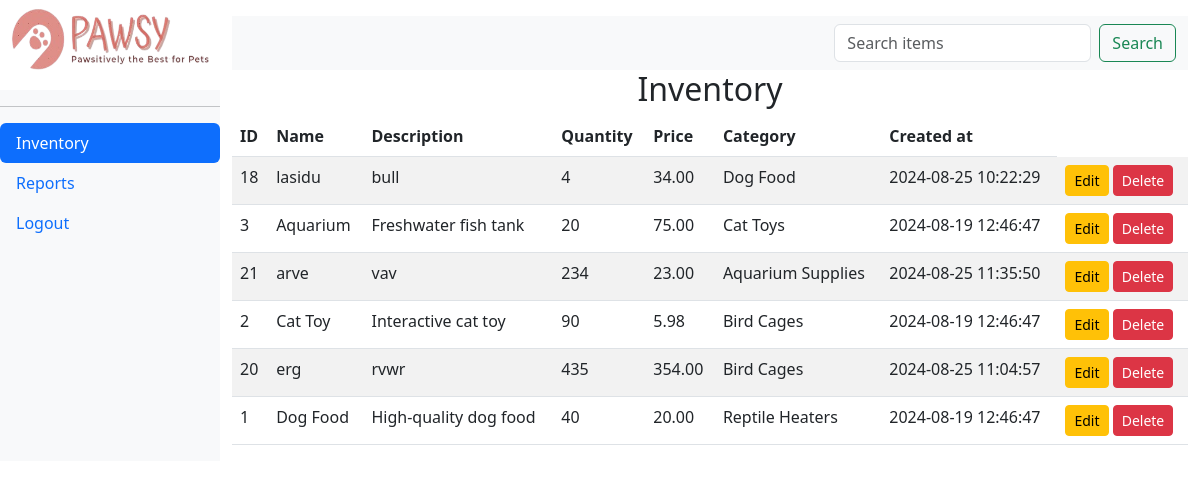
/public/inventory.php (signed in), run on the app's committed database.
### tables this page shows
CREATE TABLE `inventory` (
  `id` int(11) NOT NULL,
  `name` varchar(255) NOT NULL,
  `description` text DEFAULT NULL,
  `quantity` int(11) NOT NULL,
  `price` decimal(10,2) NOT NULL,
  `category` varchar(100) DEFAULT NULL,
  `created_at` timestamp NOT NULL DEFAULT current_timestamp()
);

CREATE TABLE `categories` (
  `id` int(11) NOT NULL,
  `name` varchar(100) NOT NULL
);

### backend/inventory.php (called while the page is built, shortened)
<?php
require '../config.php';
$searchQuery = isset($_GET['query']) ? $_GET['query'] : '';
$sql = 'SELECT i.*, c.name AS category FROM inventory i LEFT JOIN categories c ON i.category = c.name';
if (!empty($searchQuery)) {
    $sql = "SELECT * FROM inventory WHERE CONCAT(name, ' ', description, ' ', category) LIKE :query;";
    $stmt = $pdo->prepare($sql);
    $stmt->execute(['query' => '%' . $searchQuery . '%']);
} else {
    $stmt = $pdo->prepare($sql);
    $stmt->execute();
}
$items = $stmt->fetchAll(PDO::FETCH_ASSOC);

### public/inventory.php (the view, shortened to what this page needs)
<?php
require '../backend/inventory.php';
?>
<!DOCTYPE html>
<html lang="en">
<head>
    <link href="https://cdn.jsdelivr.net/npm/bootstrap@5.3.0/dist/css/bootstrap.min.css" rel="stylesheet">
</head>
<body>
    <div class="d-flex">
        <?php include 'dashboard.php'; ?>
        <div class="container-fluid mt-3">
            <nav class="navbar navbar-expand-lg navbar-light bg-light">
            <div class="container-fluid">
                <div class="collapse navbar-collapse" id="navbarNav">
                        <form class="d-flex ms-auto" method="GET" action="">
                            <input class="form-control me-2" type="search" placeholder="Search items" aria-label="Search" name="query" value="<?= htmlspecialchars($searchQuery) ?>">
                            <button class="btn btn-outline-success" type="submit">Search</button>
                        </form>
                </div>
            </div>
            </nav>
            <h2 class="text-center">Inventory</h2>
            <table class="table table-striped">
                <thead>
                    <tr>
                        <th>ID</th>
                        <th>Name</th>
                        <th>Description</th>
                        <th>Quantity</th>
                        <th>Price</th>
                        <th>Category</th>
                        <th>Created at</th>
                    </tr>
                </thead>
                <tbody>
                    <?php foreach ($items as $item): ?>
                        <tr>
                            <td><?= htmlspecialchars($item['id']) ?></td>
                            <td><?= htmlspecialchars($item['name']) ?></td>
                            <td><?= htmlspecialchars($item['description']) ?></td>
                            <td><?= htmlspecialchars($item['quantity']) ?></td>
                            <td><?= htmlspecialchars($item['price']) ?></td>
                            <td><?= htmlspecialchars($item['category']) ?></td>
                            <td><?= htmlspecialchars($item['created_at']) ?></td>
                            <td>
                                <a href="edit_item.php?id=<?= $item['id'] ?>" class="btn btn-warning btn-sm">Edit</a>
                                <a href="../delete_item.php?id=<?= $item['id'] ?>" class="btn btn-danger btn-sm" onclick="return confirm('Are you sure you want to delete this item?');">Delete</a>
                            </td>
                        </tr>
                    <?php endforeach; ?>
                </tbody>
            </table>
        </div>
    </div>
</body>
</html>

### public/dashboard.php (shortened to what this page needs)
<!DOCTYPE html>
<html lang="en">
<head>
    <link href="https://cdn.jsdelivr.net/npm/bootstrap@5.3.0/dist/css/bootstrap.min.css" rel="stylesheet">
</head>
<body>
    <div class="sidebar d-flex flex-column flex-shrink-0 bg-light">
        <a href="../index.php" class="d-flex align-items-center mb-3 mb-md-0 me-md-auto text-dark text-decoration-none">
            <img src="images/Pet_Shop_Logo.png" alt="Pet Shop Logo" width="220" height="90" class="d-inline-block align-text-top">
        </a>
        <hr>
        <ul class="nav nav-pills flex-column mb-auto">
            <li class="nav-item">
                <a href="inventory.php" class="nav-link <?php echo basename($_SERVER['PHP_SELF']) == 'inventory.php' ? 'active' : ''; ?>">
                    Inventory
                </a>
            </li>
            <li>
                <a href="report.php" class="nav-link <?php echo basename($_SERVER['PHP_SELF']) == 'report.php' ? 'active' : ''; ?>">
                    Reports
                </a>
            </li>
            <li>
                <a href="../logout.php" class="nav-link <?php echo basename($_SERVER['PHP_SELF']) == 'logout.php' ? 'active' : ''; ?>">
                    Logout
                </a>
            </li>
        </ul>
    </div>
</body>
</html>

### data on the page
inventory: id "18", name "lasidu", description "bull", quantity "4", price "34.00", categories.name "Dog Food", created_at "2024-08-25 10:22:29"
inventory: id "3", name "Aquarium", description "Freshwater fish tank", quantity "20", price "75.00", categories.name "Cat Toys", created_at "2024-08-19 12:46:47"
inventory: id "21", name "arve", description "vav", quantity "234", price "23.00", categories.name "Aquarium Supplies", created_at "2024-08-25 11:35:50"
inventory: id "2", name "Cat Toy", description "Interactive cat toy", quantity "90", price "5.98", categories.name "Bird Cages", created_at "2024-08-19 12:46:47"
inventory: id "20", name "erg", description "rvwr", quantity "435", price "354.00", categories.name "Bird Cages", created_at "2024-08-25 11:04:57"
inventory: id "1", name "Dog Food", description "High-quality dog food", quantity "40", price "20.00", categories.name "Reptile Heaters", created_at "2024-08-19 12:46:47"
